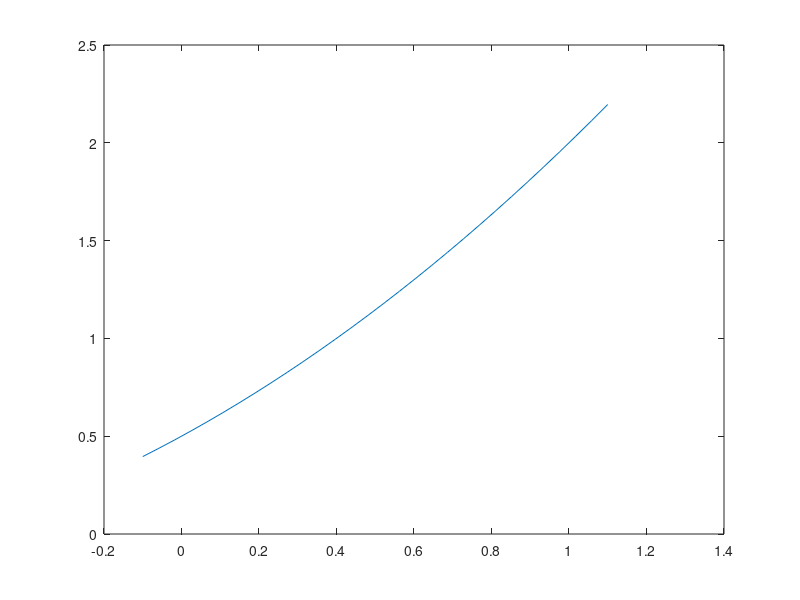

The MATLAB script that drew this image:
lo = 0.5;
hi = 2;
opt = 0.4;

c = lo;
b = ((1-lo) -(hi-lo)*opt^2)/(opt-opt^2);
a = hi-lo-b;


x = linspace(-0.1,1.1,30);

fac = a*x.^2 + b*x + c;

plot(x,fac)